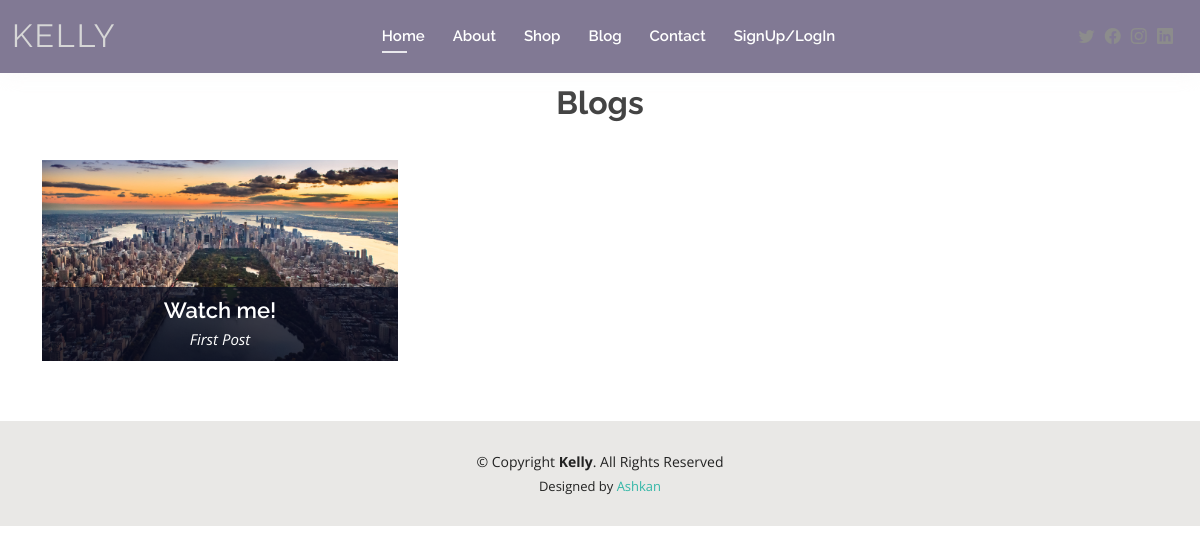
The page /blog/blog on the database as committed earlier.
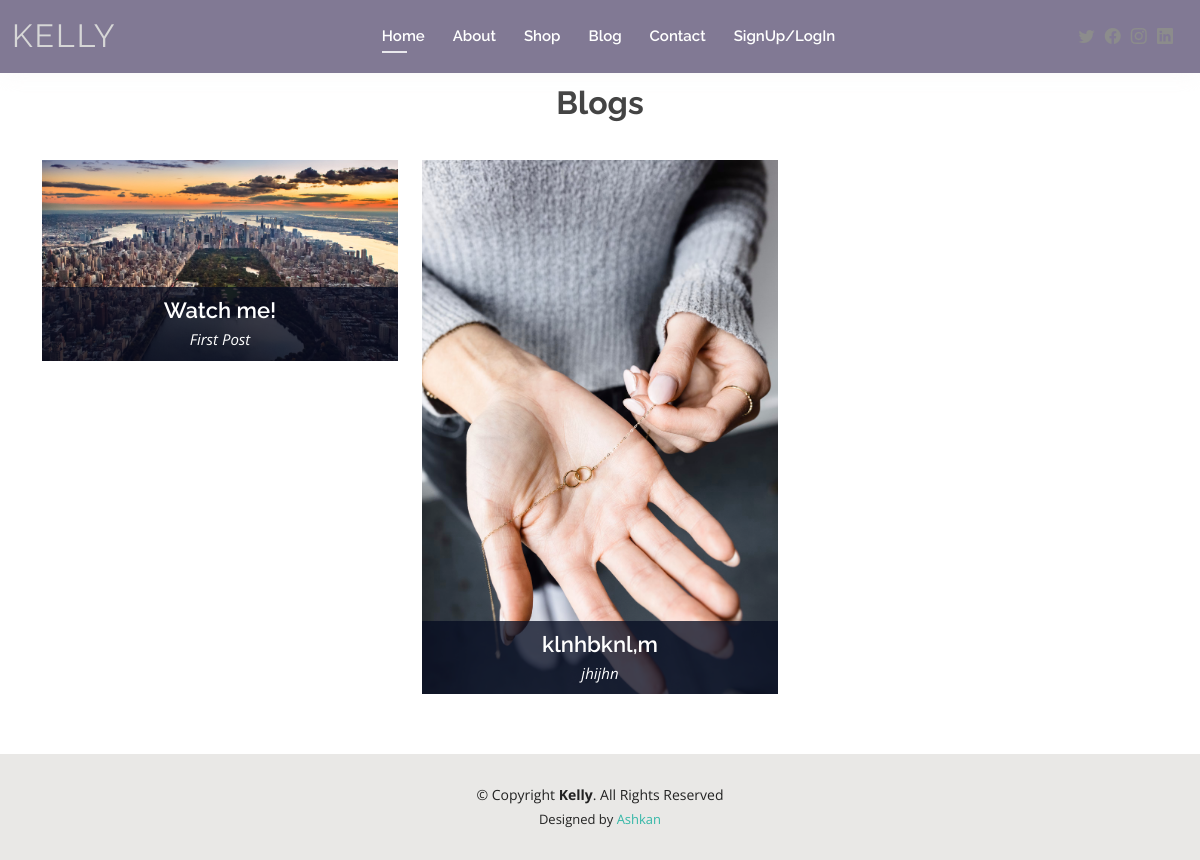
The same page on the database as committed later.
### blog/models.py (models this page shows, shortened)
class Post(models.Model):
    title = models.CharField(max_length=400)
    short_info = models.CharField(max_length=400)
    posted_by = models.CharField(max_length=400)
    date = models.DateField(auto_now_add=True)
    main_img = models.ImageField()
    text = models.TextField()
    title2 = models.CharField(max_length=400, null=True, blank=True)
    text2 = models.TextField(null=True, blank=True)
    img2 = models.ImageField(null=True, blank=True)
    img2alt = models.CharField(max_length=400, null=True, blank=True)
    title3 = models.CharField(max_length=400, null=True, blank=True)
    text3 = models.TextField(null=True, blank=True)
    img3 = models.ImageField(null=True, blank=True)
    img3alt = models.CharField(max_length=400, null=True, blank=True)

### blog/views.py (the view)
# urls.py: path('blog', views.blog , name="blog"),
def blog(request):
    posts = Post.objects.all()
    comments = Comment.objects.all()
    return render(request, 'blog.html', {'posts':posts,'comments':comments})

### blog/templates/blog.html (shortened to what this page needs)
{% extends 'base.html' %}
{% load static %}
{% block content %}
<br>
    <section id="speakers">
        <div class="container" data-aos="fade-up">
          <h2 class="section-title" data-aos="fade-up" style="font-weight: bold;">Blogs</h2>
          <div class="row">
  {% for post in posts %}
            <div class="col-lg-4 col-md-6">
              <div class="speaker" data-aos="fade-up" data-aos-delay="100">
                <img src="{{post.main_img.url}}" alt="Speaker 1" class="img-fluid">
                <div class="details">
                  <h3><a type="button" data-bs-toggle="modal" data-bs-target="#box{{post.id}}">{{post.short_info}}</a></h3>
                  <p>{{post.title}}</p>
                </div>
              </div>
            </div>
      {% endfor %}
    </div>
        </div>
      </section>
{% endblock content %}

Rows that differ between the two databases and show on the page:
added Post: main_img (picture), short_info "klnhbknl,m", title "jhijhn"
